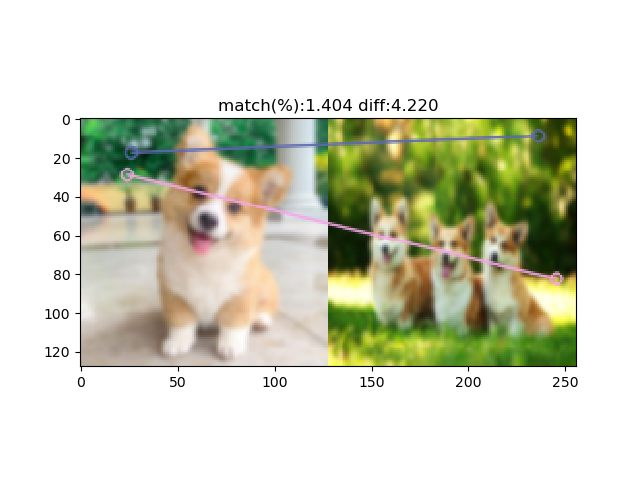
#> input picture output/matching/blur/1.png, 640 x 480 px, given in place of 1.jpg, which was not available
$ python sift.py
#> lines starting #> are read from the running program, lines starting #| are printed output that depends on the picture; pictures that were not available may be replaced by others from this repository, and a replacement may not be noted
import cv2
# import numpy as np
import matplotlib.pyplot as plt

# [60 lines left out: function hist_diff, not called in this run]

imgs = []
path = './dog/'
for i in range(1, 5):
    img = cv2.imread(path + '{}.jpg'.format(i), cv2.IMREAD_COLOR)
#> img is the input picture: shape (480, 640, 3); mean B, G, R 194.8, 213.4, 211.5
    img = cv2.resize(img, (128, 128), interpolation=cv2.INTER_AREA)
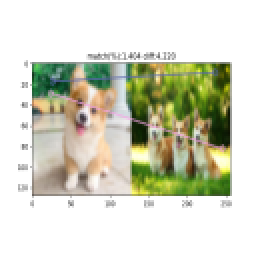
#> img: shape (128, 128, 3) (shown 2 times larger); mean B, G, R 194.8, 213.4, 211.5
    img = cv2.GaussianBlur(img, (5, 5), 0)
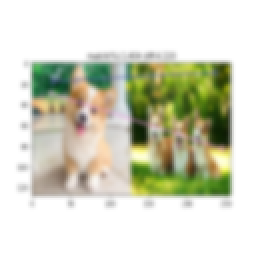
#> img: shape (128, 128, 3) (shown 2 times larger); mean B, G, R 194.8, 213.4, 211.5
    imgs.append(img)
#> pass 2 of the loop `for i in range(1, 5):`:
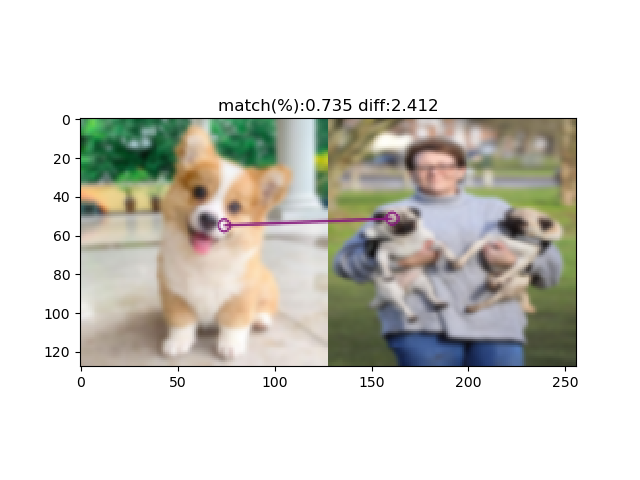
#> input picture output/matching/blur/2.png, 640 x 480 px, given in place of 2.jpg, which was not available
#> img is the input picture: shape (480, 640, 3); mean B, G, R 206.7, 213.3, 214
#> `img = cv2.resize(img, (128, 128), interpolation=cv2.INTER_AREA)`:
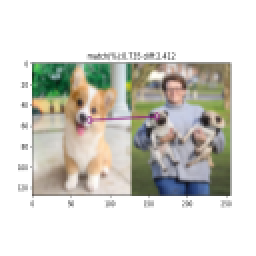
#> img: shape (128, 128, 3) (shown 2 times larger); mean B, G, R 206.7, 213.2, 214
#> `img = cv2.GaussianBlur(img, (5, 5), 0)`:
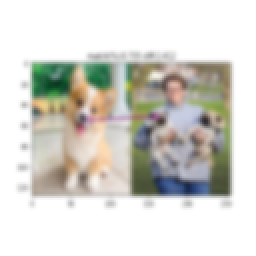
#> img: shape (128, 128, 3) (shown 2 times larger); mean B, G, R 206.7, 213.3, 214
#> pass 3 of the loop `for i in range(1, 5):`:
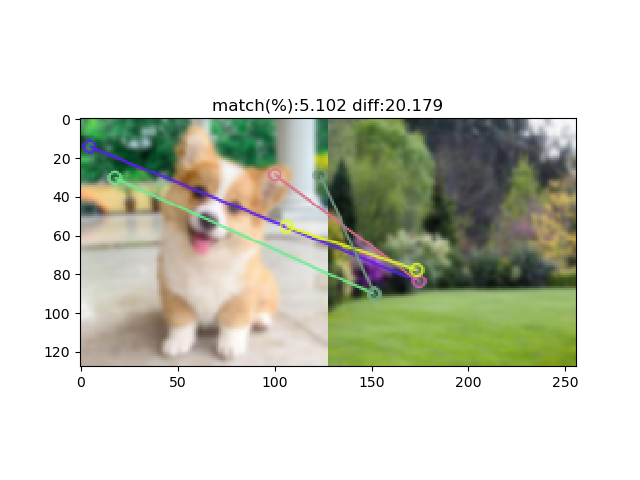
#> input picture output/matching/blur/3.png, 640 x 480 px, given in place of 3.jpg, which was not available
#> img is the input picture: shape (480, 640, 3); mean B, G, R 197.5, 210.4, 207.6
#> `img = cv2.resize(img, (128, 128), interpolation=cv2.INTER_AREA)`:
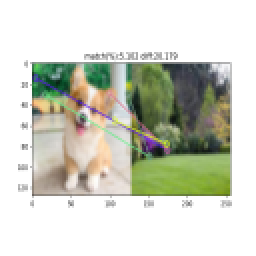
#> img: shape (128, 128, 3) (shown 2 times larger); mean B, G, R 197.5, 210.4, 207.6
#> `img = cv2.GaussianBlur(img, (5, 5), 0)`:
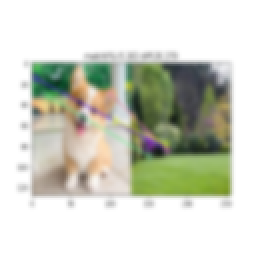
#> img: shape (128, 128, 3) (shown 2 times larger); mean B, G, R 197.5, 210.4, 207.6
#> (the run stopped early here; a loop or call above may not have finished)
